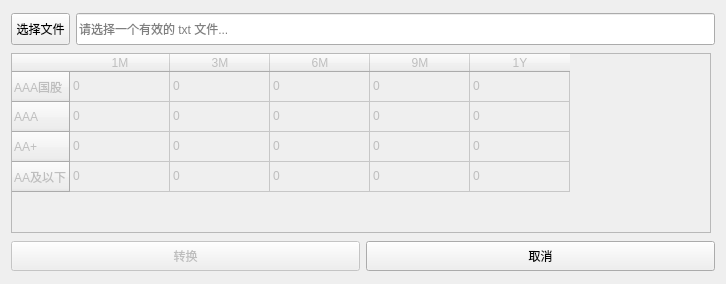
<?xml version="1.0" encoding="UTF-8"?>
<ui version="4.0">
 <class>convert</class>
 <widget class="QWidget" name="convert">
  <property name="geometry">
   <rect>
    <x>0</x>
    <y>0</y>
    <width>726</width>
    <height>284</height>
   </rect>
  </property>
  <property name="minimumSize">
   <size>
    <width>726</width>
    <height>0</height>
   </size>
  </property>
  <property name="maximumSize">
   <size>
    <width>726</width>
    <height>500</height>
   </size>
  </property>
  <property name="windowTitle">
   <string>转换</string>
  </property>
  <property name="styleSheet">
   <string notr="true">* {
    font-size: 16;
    font-family: 'Cascadia Code PL', consolas, '微软雅黑';
    padding: 0;
}
.QPushButton {
    padding: 5px;
}</string>
  </property>
  <layout class="QVBoxLayout" name="verticalLayout">
   <item>
    <layout class="QHBoxLayout" name="file_field">
     <item>
      <widget class="QToolButton" name="btn_choose">
       <property name="minimumSize">
        <size>
         <width>0</width>
         <height>32</height>
        </size>
       </property>
       <property name="text">
        <string>选择文件</string>
       </property>
      </widget>
     </item>
     <item>
      <widget class="QLineEdit" name="addr">
       <property name="minimumSize">
        <size>
         <width>200</width>
         <height>32</height>
        </size>
       </property>
       <property name="text">
        <string/>
       </property>
       <property name="readOnly">
        <bool>true</bool>
       </property>
       <property name="placeholderText">
        <string>请选择一个有效的 txt 文件...</string>
       </property>
      </widget>
     </item>
    </layout>
   </item>
   <item>
    <widget class="QTableWidget" name="table">
     <property name="enabled">
      <bool>false</bool>
     </property>
     <property name="minimumSize">
      <size>
       <width>0</width>
       <height>0</height>
      </size>
     </property>
     <property name="maximumSize">
      <size>
       <width>700</width>
       <height>180</height>
      </size>
     </property>
     <property name="autoFillBackground">
      <bool>false</bool>
     </property>
     <property name="frameShape">
      <enum>QFrame::StyledPanel</enum>
     </property>
     <property name="frameShadow">
      <enum>QFrame::Raised</enum>
     </property>
     <row>
      <property name="text">
       <string>AAA国股</string>
      </property>
     </row>
     <row>
      <property name="text">
       <string>AAA</string>
      </property>
     </row>
     <row>
      <property name="text">
       <string>AA+</string>
      </property>
     </row>
     <row>
      <property name="text">
       <string>AA及以下</string>
      </property>
     </row>
     <column>
      <property name="text">
       <string>1M</string>
      </property>
     </column>
     <column>
      <property name="text">
       <string>3M</string>
      </property>
     </column>
     <column>
      <property name="text">
       <string>6M</string>
      </property>
     </column>
     <column>
      <property name="text">
       <string>9M</string>
      </property>
     </column>
     <column>
      <property name="text">
       <string>1Y</string>
      </property>
     </column>
     <item row="0" column="0">
      <property name="text">
       <string>0</string>
      </property>
     </item>
     <item row="0" column="1">
      <property name="text">
       <string>0</string>
      </property>
     </item>
     <item row="0" column="2">
      <property name="text">
       <string>0</string>
      </property>
     </item>
     <item row="0" column="3">
      <property name="text">
       <string>0</string>
      </property>
     </item>
     <item row="0" column="4">
      <property name="text">
       <string>0</string>
      </property>
     </item>
     <item row="1" column="0">
      <property name="text">
       <string>0</string>
      </property>
     </item>
     <item row="1" column="1">
      <property name="text">
       <string>0</string>
      </property>
     </item>
     <item row="1" column="2">
      <property name="text">
       <string>0</string>
      </property>
     </item>
     <item row="1" column="3">
      <property name="text">
       <string>0</string>
      </property>
     </item>
     <item row="1" column="4">
      <property name="text">
       <string>0</string>
      </property>
     </item>
     <item row="2" column="0">
      <property name="text">
       <string>0</string>
      </property>
     </item>
     <item row="2" column="1">
      <property name="text">
       <string>0</string>
      </property>
     </item>
     <item row="2" column="2">
      <property name="text">
       <string>0</string>
      </property>
     </item>
     <item row="2" column="3">
      <property name="text">
       <string>0</string>
      </property>
     </item>
     <item row="2" column="4">
      <property name="text">
       <string>0</string>
      </property>
     </item>
     <item row="3" column="0">
      <property name="text">
       <string>0</string>
      </property>
     </item>
     <item row="3" column="1">
      <property name="text">
       <string>0</string>
      </property>
     </item>
     <item row="3" column="2">
      <property name="text">
       <string>0</string>
      </property>
     </item>
     <item row="3" column="3">
      <property name="text">
       <string>0</string>
      </property>
     </item>
     <item row="3" column="4">
      <property name="text">
       <string>0</string>
      </property>
     </item>
    </widget>
   </item>
   <item>
    <layout class="QHBoxLayout" name="btn_group">
     <item>
      <widget class="QPushButton" name="btn_convert">
       <property name="enabled">
        <bool>false</bool>
       </property>
       <property name="text">
        <string>转换</string>
       </property>
      </widget>
     </item>
     <item>
      <widget class="QPushButton" name="btn_cancel">
       <property name="text">
        <string>取消</string>
       </property>
      </widget>
     </item>
    </layout>
   </item>
  </layout>
 </widget>
 <tabstops>
  <tabstop>table</tabstop>
  <tabstop>btn_convert</tabstop>
  <tabstop>btn_cancel</tabstop>
 </tabstops>
 <resources/>
 <connections/>
</ui>
